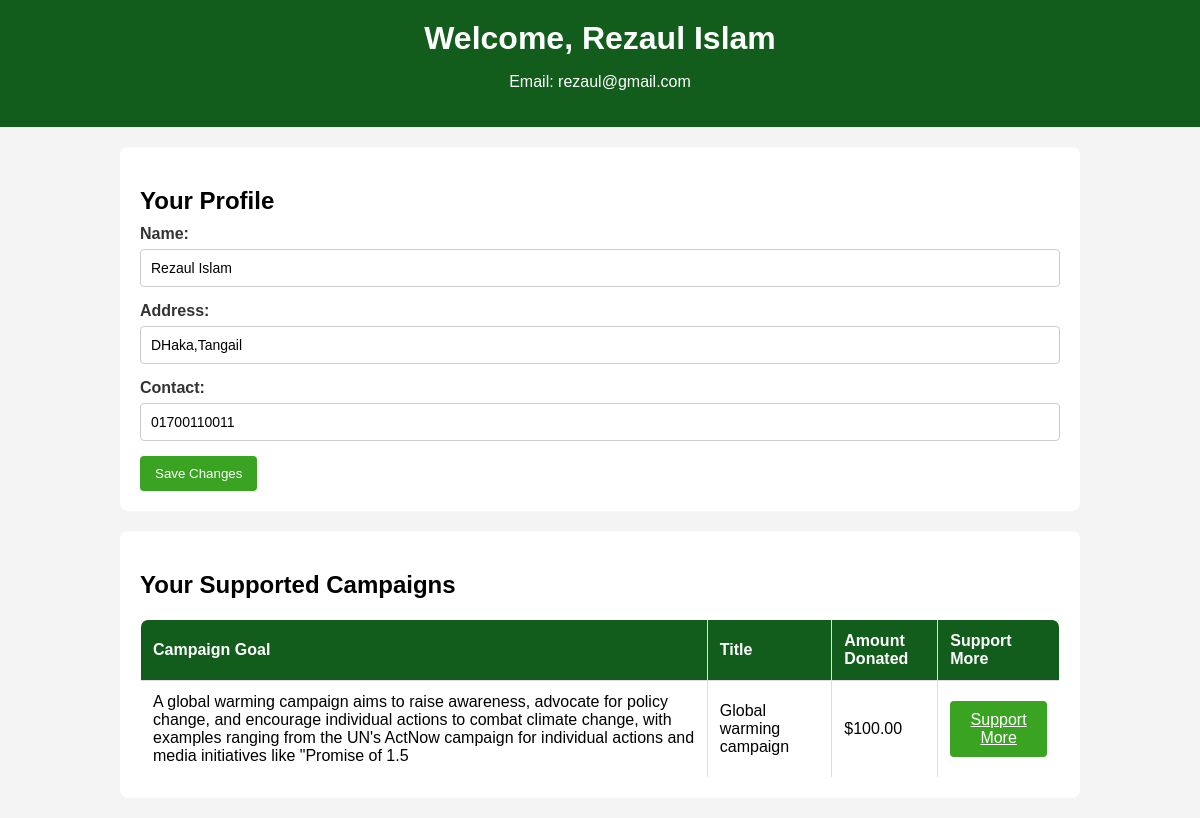
The app's page /dashboard.php (signed in) with its own data.
### tables this page shows
CREATE TABLE `users` (
  `id` int(11) NOT NULL,
  `name` varchar(255) NOT NULL,
  `email` varchar(255) NOT NULL,
  `password` varchar(255) NOT NULL,
  `user_type` enum('admin','user') DEFAULT 'user',
  `user_status` enum('active','inactive') DEFAULT 'inactive',
  `created_at` timestamp NOT NULL DEFAULT current_timestamp(),
  `Address` varchar(255) DEFAULT NULL,
  `Contact` varchar(20) DEFAULT NULL
);

CREATE TABLE `support` (
  `id` int(11) NOT NULL,
  `user_id` int(11) NOT NULL,
  `campaign_id` int(11) NOT NULL,
  `amount` decimal(15,2) NOT NULL,
  `supported_at` timestamp NOT NULL DEFAULT current_timestamp()
);

CREATE TABLE `campaigns` (
  `id` int(11) NOT NULL,
  `title` varchar(255) NOT NULL,
  `location` varchar(255) NOT NULL,
  `goal` varchar(255) NOT NULL,
  `target_amount` decimal(15,2) NOT NULL,
  `raised_amount` decimal(15,2) DEFAULT 0.00,
  `image_url` varchar(255) DEFAULT NULL,
  `created_at` timestamp NOT NULL DEFAULT current_timestamp()
);

### dashboard.php (the view, shortened to what this page needs)
<?php
require 'config.php';
$user_id = $_SESSION['user_id'];
$sql_user = "SELECT name, email, address, contact FROM users WHERE id = ?";
$stmt_user = $conn->prepare($sql_user);
$stmt_user->bind_param("i", $user_id);
$stmt_user->execute();
$user_result = $stmt_user->get_result();
$user_info = $user_result->fetch_assoc();
$sql_support = "
    SELECT campaigns.id AS campaign_id, campaigns.goal, support.amount, campaigns.title
    FROM support
    JOIN campaigns ON support.campaign_id = campaigns.id
    WHERE support.user_id = ?
";
$stmt_support = $conn->prepare($sql_support);
$stmt_support->bind_param("i", $user_id);
$stmt_support->execute();
$support_result = $stmt_support->get_result();
?>
<!DOCTYPE html>
<html lang="en">
<head>
    <link rel="stylesheet" href="assets/css/dashboard.css">
</head>
<body>
    <div class="header">
        <h1>Welcome, <?php echo htmlspecialchars($user_info['name']); ?></h1>
        <p>Email: <?php echo htmlspecialchars($user_info['email']); ?></p>
    </div>
    <div class="container">
        <div class="form-section">
            <h2>Your Profile</h2>
            <form method="POST" action="">
                <div class="form-group">
                    <label>Name:</label>
                    <input type="text" name="name" value="<?php echo htmlspecialchars($user_info['name']); ?>" required>
                </div>
                <div class="form-group">
                    <label>Address:</label>
                    <input type="text" name="address" value="<?php echo htmlspecialchars($user_info['address']); ?>">
                </div>
                <div class="form-group">
                    <label>Contact:</label>
                    <input type="text" name="contact" value="<?php echo htmlspecialchars($user_info['contact']); ?>">
                </div>
                <button type="submit" class="support-button">Save Changes</button>
            </form>
        </div>
        <div class="user-info">
            <h2>Your Supported Campaigns</h2>
            <table>
                <thead>
                    <tr>
                        <th>Campaign Goal</th>
                        <th>Title</th>
                        <th>Amount Donated</th>
                        <th>Support More</th>
                    </tr>
                </thead>
                <tbody>
                    <?php if ($support_result->num_rows > 0): ?>
                        <?php while ($row = $support_result->fetch_assoc()): ?>
                            <tr>
                                <td><?php echo htmlspecialchars($row['goal']); ?></td>
                                <td><?php echo htmlspecialchars($row['title']); ?></td>
                                <td>$<?php echo htmlspecialchars($row['amount']); ?></td>
                                <td>
                                    <a href="support.php?campaign_id=<?php echo (int)$row['campaign_id']; ?>" class="support-button">Support More</a>
                                </td>
                            </tr>
                        <?php endwhile; ?>
                    <?php else: ?>
                        <tr><td colspan="4">You have not supported any campaigns yet.</td></tr>
                    <?php endif; ?>
                </tbody>
            </table>
        </div>
    </div>
</body>
</html>

### assets/css/dashboard.css (style rules this page uses)
body { font-family: Arial, sans-serif; background-color: #f4f4f4; margin: 0; padding: 0; }
.header { background-color: #125d1c; color: white; padding: 20px; text-align: center; }
.header h1 { margin: 0; }
.container { width: 80%; margin: 20px auto; }
.user-info, .form-section { background-color: white; padding: 20px; border-radius: 8px; margin-bottom: 20px; }
.user-info h2, .form-section h2 { margin-bottom: 10px; }
table { width: 100%; border-collapse: collapse; margin-top: 20px; background-color: white; border-radius: 8px; overflow: hidden; }
table, th, td { border: 1px solid #ddd; }
th, td { padding: 12px; text-align: left; }
th { background-color: #125d1c; color: white; }
.support-button { background-color: #3aa422; color: white; padding: 10px 15px; border: none; border-radius: 4px; text-align: center; transition: background-color 0.3s ease; cursor: pointer; display: inline-block; }
.form-group { margin-bottom: 15px; }
.form-group label { display: block; font-weight: bold; margin-bottom: 6px; color: #333; }
.form-group input { width: 100%; padding: 10px; border: 1px solid #ccc; border-radius: 4px; font-size: 14px; box-sizing: border-box; }

### records on screen
users: name "Rezaul Islam", email "rezaul@gmail.com", address "DHaka,Tangail", contact "01700110011"
support: campaign.goal "A global warming campaign aims to raise awareness, advocate for policy change, and encourage individual actions to combat climate change, with examples ranging from the UN's ActNow campaign for individual actions and media initiatives like \"Promise of 1.5", campaign.title "Global warming campaign", amount "100.00"
